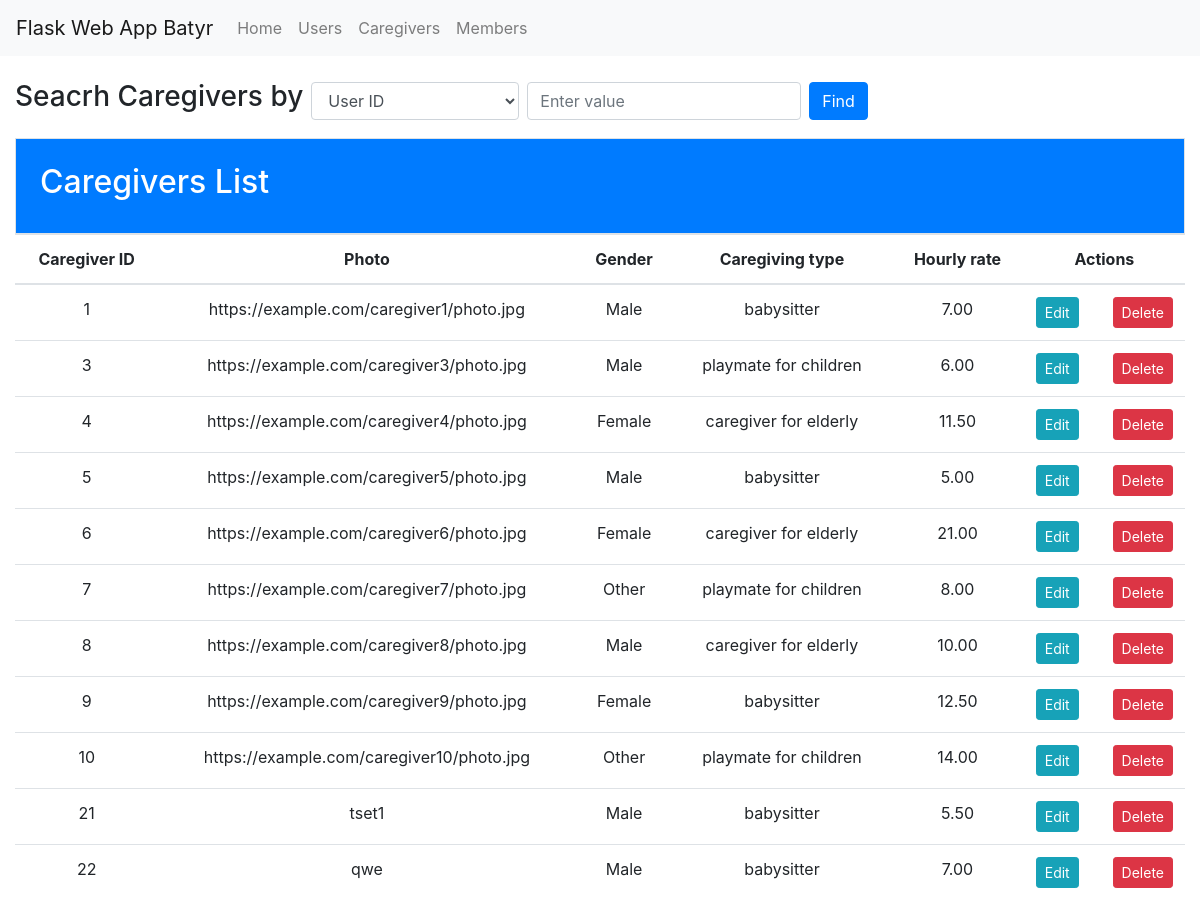
The page /caregivers on the database as committed earlier.
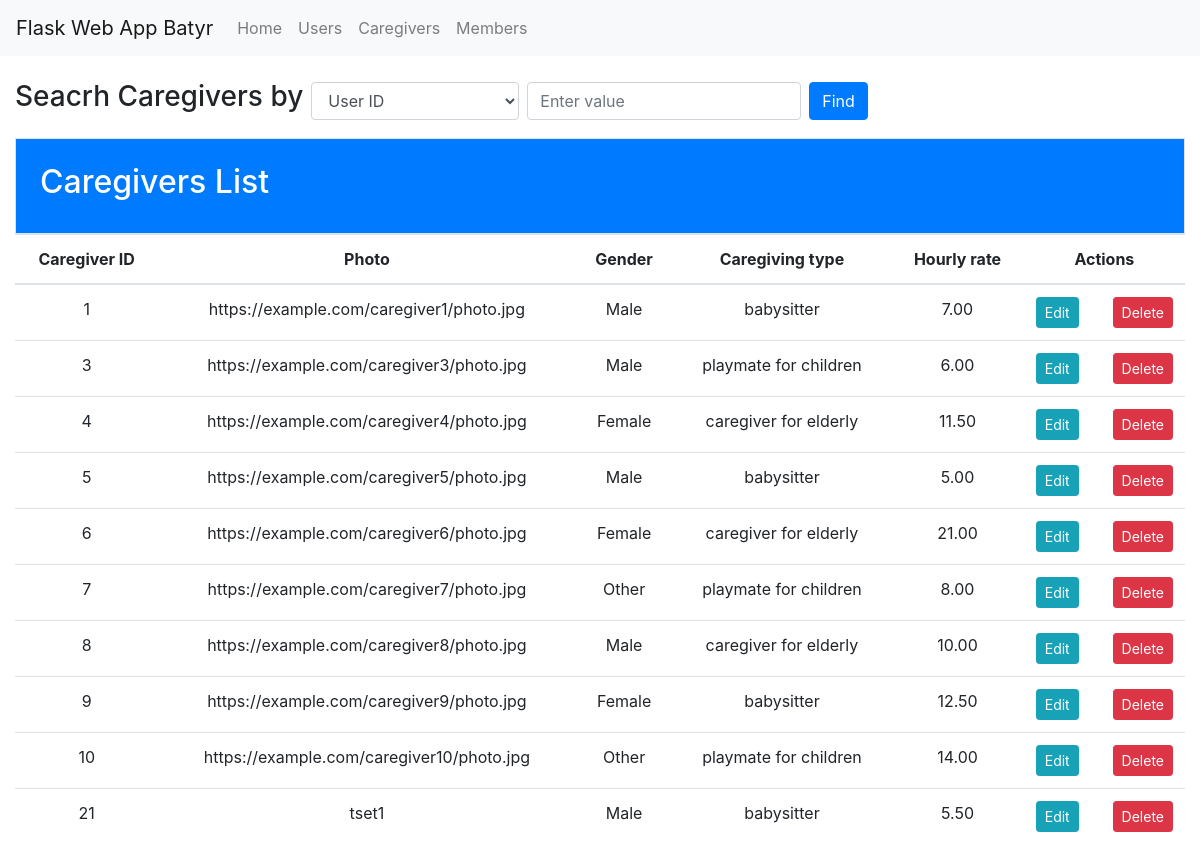
The same page on the database as committed later.
### flaskApp/models.py (models this page shows)
class Caregiver(db.Model):
    __tablename__ = 'caregiver'
    caregiver_user_id = db.Column(db.Integer, db.ForeignKey('users.user_id', ondelete='CASCADE'), primary_key=True)
    photo = db.Column(db.String(255) , nullable=False)
    gender = db.Column(db.String(50) , nullable=False)
    caregiving_type = db.Column(db.String(50), nullable=False)
    hourly_rate = db.Column(db.DECIMAL(10, 2), nullable=False)
    user = relationship("User", back_populates="caregiver")

### flaskApp/views.py (the view)
@app.route('/caregivers')
def caregiver_list():
    caregivers = Caregiver.query.all()
    form = CaregiverForm()
    return render_template('Caregiver/caregiver.html', caregivers=caregivers, form=form)

### flaskApp/forms.py
class CaregiverForm(FlaskForm):
    photo = StringField('Photo URL', validators=[DataRequired()])
    gender = SelectField('Gender', choices=[(gender.name, gender.value) for gender in GENDER], validators=[DataRequired()])
    caregiving_type = SelectField('Caregiving Type', choices=[(care_type.name, care_type.value) for care_type in CARE_TYPE], validators=[DataRequired()])
    hourly_rate = DecimalField('Hourly Rate', validators=[DataRequired()])

### flaskApp/templates/Caregiver/caregiver.html (shortened to what this page needs)
{% extends 'base.html' %} {% block title %}Caregivers Table{% endblock %} {% block
content %}
<div class="mb-3">
  <form class="form-inline" method="GET" action="/search_caregivers">
    <div class="form-group mr-2">
      <label for="attribute" ><h3>Seacrh Caregivers by</h3> </label>
    </div>
    <div class="form-group mr-2">
      <select class="form-control" name="attribute">
        <option value="caregiver_user_id">User ID</option>
      </select>
    </div>
    <div class="form-group mr-2">
      <input type="text" class="form-control" name="value" placeholder="Enter value">
    </div>
    <button type="submit" class="btn btn-primary">Find</button>
  </form>
</div>
<div class="h-200 p-4 text-white bg-primary border rounded-3">
  <h2>
    Caregivers List
  </h2>
</div>
<div class="table-responsive">
  <table class="table table-hover table-white" id="#caregiverTable">
    <thead>
      <tr class="text-center" >
        <th scope="col" >Caregiver ID</th>
        <th scope="col" style=" vertical-align: middle;">Photo</th>
        <th scope="col" >Gender</th>
        <th scope="col" style=" vertical-align: middle;">Caregiving type</th>
        <th scope="col" style=" vertical-align: middle;">Hourly rate</th>
        <th scope="col" style=" vertical-align: middle;">Actions</th>
      </tr>
    </thead>
    <tbody>
      {% for caregiver in caregivers %}
      <tr class="text-center">
        <td>{{caregiver.caregiver_user_id }}</td>
        <td>{{caregiver.photo}}</td>
        <td>{{caregiver.gender}}</td>
        <td>{{caregiver.caregiving_type}}</td>
        <td>{{caregiver.hourly_rate}}</td>
        <td>
          <div class="d-flex justify-content-between">
            <a href="/edit_caregiver/{{caregiver.caregiver_user_id}}" class="btn btn-sm btn-info mr-2"
              data-toggle="modal" data-target="#editCaregiverModal{{caregiver.caregiver_user_id}}">Edit</a>
            <a href="/delete_caregiver/{{caregiver.caregiver_user_id}}" class="btn btn-sm btn-danger"
              onclick="return confirm('Are you sure?')">Delete</a>
          </div>
        </td>
      </tr>
      {% endfor %}
    </tbody>
  </table>
</div>
{% endblock %}

### flaskApp/templates/base.html (shortened to what this page needs)
<!DOCTYPE html>
<html lang="en">
<head>
    <link rel="stylesheet" href="https://stackpath.bootstrapcdn.com/bootstrap/4.3.1/css/bootstrap.min.css">
</head>
<body>
<nav class="navbar navbar-expand-lg navbar-light bg-light">
  <a class="navbar-brand" href="#">Flask Web App Batyr</a>
  <div class="collapse navbar-collapse" id="navbarNav">
    <ul class="navbar-nav">
      <li class="nav-item">
        <a class="nav-link" href="{{ url_for('home') }}">Home</a>
      </li>
      <li class="nav-item">
        <a class="nav-link" href="{{ url_for('user_list') }}">Users</a>
      </li>
      <li class="nav-item">
        <a class="nav-link" href="{{ url_for('caregiver_list') }}">Caregivers</a>
      </li>
      <li class="nav-item">
        <a class="nav-link" href="{{ url_for('member_list') }}">Members</a>
      </li>
    </ul>
  </div>
</nav>
  <div class="container-fluid mt-4">
  {% block content %}{% endblock %}
  </div>
</body>
</html>

Rows that differ between the two databases and show on the page:
removed Caregiver: caregiver_user_id "22", photo "qwe", gender "Male", caregiving_type "babysitter", hourly_rate "7.00"
